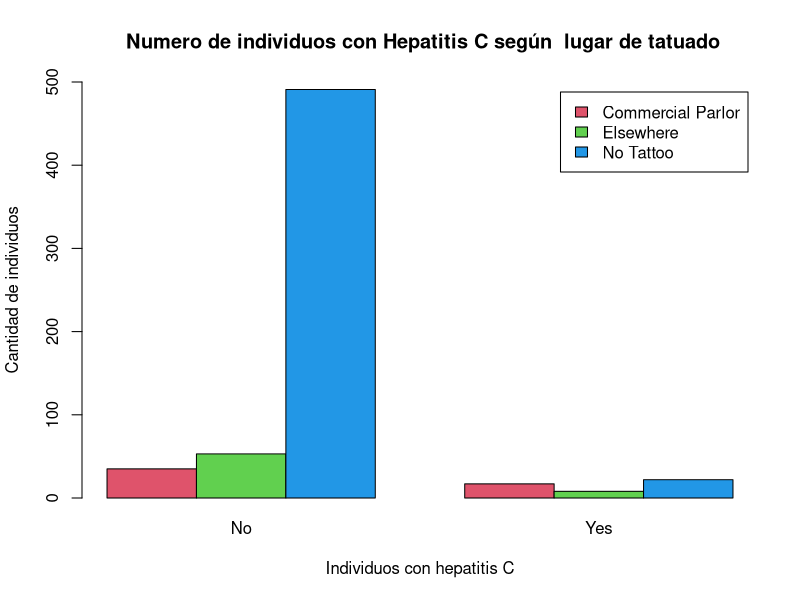
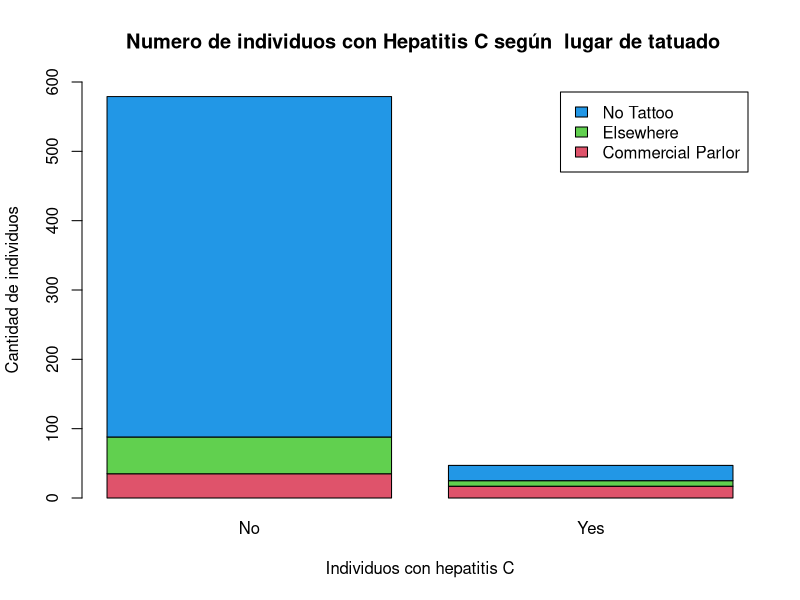

These figures' R source, in order:
## ---- chunk 1
tattoos <- read.delim("tattoos.txt")

## ---- chunk 2

head(tattoos)

## ---- chunk 3

tcon  <- table(tattoos);tcon
## ---- chunk 4

tcon <- addmargins(tcon);tcon

## ---- chunk 5

addmargins(prop.table(table(tattoos)))*100

## ---- chunk 6

prop.table(table(tattoos),1)*100

## ---- chunk 7
prop.table(table(tattoos),2)*100
## ---- chunk 8

barplot(table(tattoos), beside=T, legend=T, col=c(2,3,4), xlab= "Individuos con hepatitis C", ylab= "Cantidad de individuos", main=" Numero de individuos con Hepatitis C según  lugar de tatuado",ylim=c(0,500))

## ---- chunk 9
barplot(table(tattoos), beside=F, legend=T, col=c(2,3,4), xlab= "Individuos con hepatitis C", ylab= "Cantidad de individuos", main=" Numero de individuos con Hepatitis C según  lugar de tatuado", ylim=c(0,600))

## ---- chunk 10

tcon <- table(tattoos);tcon 

tatuados <- colSums(tcon[1:2,]);tatuados
noTatuados <- tcon[3,];noTatuados

tcon <- rbind(tatuados,noTatuados);tcon
addmargins(prop.table(tcon))*100
tcon <- addmargins(tcon);tcon

## ---- chunk 11

tcon[1,1]==(tcon[1,3]*tcon[3,1])/tcon[3,3] 
tcon[1,1]
(tcon[1,3]*tcon[3,1])/tcon[3,3] 
## ---- chunk 12

(tcon[1,1]*tcon[3,2])/(tcon[1,2]*tcon[3,1])
## ---- chunk 13
(tcon[1,1]*tcon[3,2])/(tcon[1,2]*tcon[3,1])
## ---- chunk 14
tcon <- table(tattoos);tcon 
tcon <- addmargins(tcon[1:2,]);tcon 
## ---- chunk 15

tcon[1,1]==(tcon[1,3]*tcon[3,1])/tcon[3,3] 
tcon[1,1]
(tcon[1,3]*tcon[3,1])/tcon[3,3]
